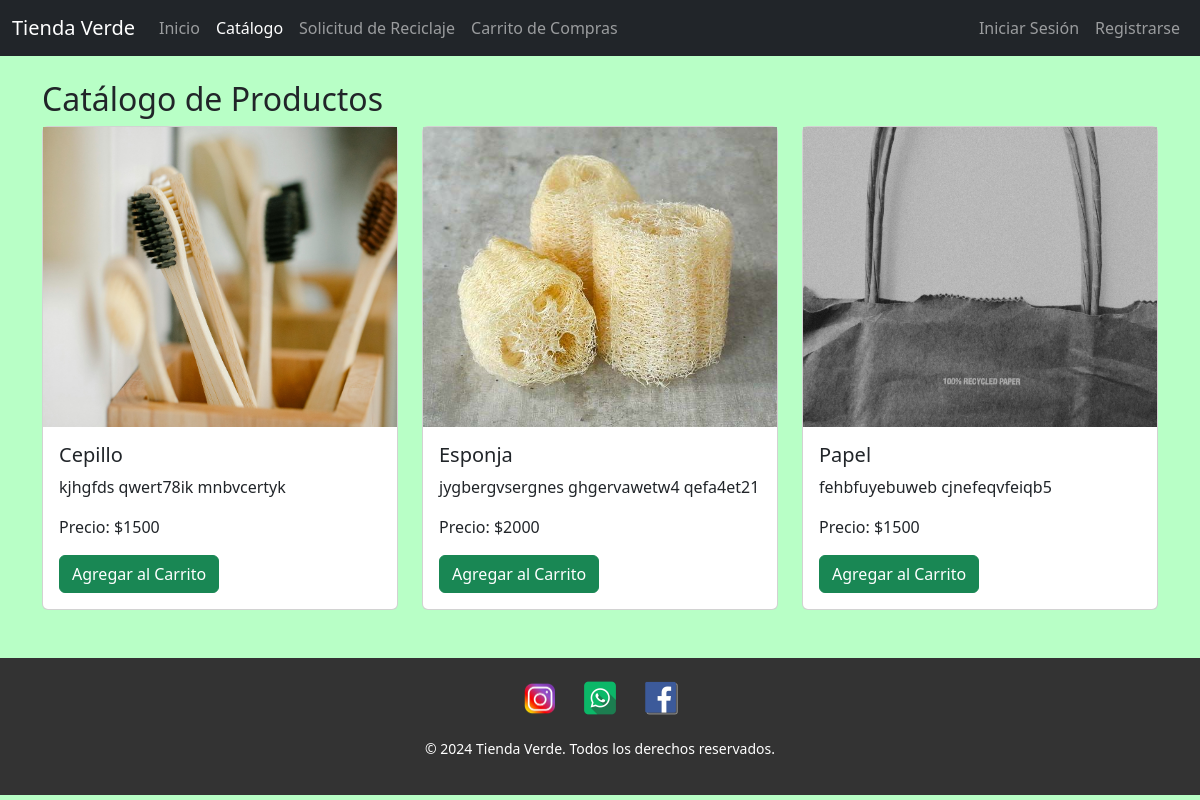
Screenshot of /catalogo/ with the database file from the repository.
### core/models.py (models this page shows, shortened)
class Producto(models.Model):
    nombre = models.CharField(max_length=50)
    descripcion = models.TextField()
    precio = models.IntegerField()
    imagen = models.ImageField(null=True)

### core/views.py (the view)
# urls.py: path('catalogo/', views.catalogo, name='catalogo'),  # Página del catálogo
def catalogo(request):
    productos = Producto.objects.all()
    return render(request, 'catalogo.html', {'productos': productos})

### core/templates/catalogo.html (shortened to what this page needs)
<!DOCTYPE html>
<html lang="es">
<head>
    <link rel="stylesheet" href="https://cdn.jsdelivr.net/npm/bootstrap@5.3.3/dist/css/bootstrap.min.css">
    {% load static %}
    <link rel="stylesheet" href="{% static 'css/catalogo.css' %}">
</head>
<body>
    <nav class="navbar navbar-expand-lg navbar-dark bg-dark">
        <div class="container-fluid">
            <a class="navbar-brand" href="{% url 'index' %}">Tienda Verde</a>
            <div class="collapse navbar-collapse" id="navbarNav">
                <ul class="navbar-nav">
                    <li class="nav-item"><a class="nav-link" href="{% url 'index' %}">Inicio</a></li>
                    <li class="nav-item"><a class="nav-link active" href="#">Catálogo</a></li>
                    <li class="nav-item"><a class="nav-link" href="{% url 'formulario' %}">Solicitud de Reciclaje</a></li>
                    <li class="nav-item"><a class="nav-link" href="{% url 'carrito' %}">Carrito de Compras</a></li>
                </ul>
                <ul class="navbar-nav ms-auto">
                    {% if user.is_authenticated %}
                        <li class="nav-item"><a class="nav-link" href="#">Bienvenido, {{ user.username }}</a></li>
                        <form action="{% url 'logout' %}" method="post" style="display: inline;">
                            {% csrf_token %}
                            <button type="submit" class="btn btn-danger nav-link" style="border: none; background: none;">Cerrar Sesión</button>
                        </form>
                    {% else %}
                        <li class="nav-item"><a class="nav-link" href="{% url 'login' %}">Iniciar Sesión</a></li>
                        <li class="nav-item"><a class="nav-link" href="{% url 'register' %}">Registrarse</a></li>
                    {% endif %}
                </ul>
            </div>
        </div>
    </nav>
    <div class="container my-4">
        <h2>Catálogo de Productos</h2>
        <div class="row">
            {% for producto in productos %}
            <div class="col-md-4 mb-4">
                <div class="card">
                    <img src="{{ producto.imagen.url }}" class="fotos" alt="{{ producto.nombre }}">
                    <div class="card-body">
                        <h5 class="card-title">{{ producto.nombre }}</h5>
                        <p class="card-text">{{ producto.descripcion }}</p>
                        <p class="card-text">Precio: ${{ producto.precio }}</p>
                        <a href="{% url 'agregar_al_carrito' producto.id %}" class="btn btn-success">Agregar al Carrito</a>
                    </div>
                </div>
            </div>
            {% endfor %}
        </div>
    </div>
</body>
<footer>
    <div class="footer-container">
        <div class="footer-icons">
            <a href="#">
                <img src="{% static 'img/instagram.png' %}" alt="Instagram" class="social-icon">
            </a>
            <a href="#">
                <img src="{% static 'img/whatsapp.png' %}" alt="WhatsApp" class="social-icon">
            </a>
            <a href="#">
                <img src="{% static 'img/facebook.png' %}" alt="Facebook" class="social-icon">
            </a>
        </div>
        <p>&copy; 2024 Tienda Verde. Todos los derechos reservados.</p>
    </div>
</footer>
</html>

### static/css/catalogo.css (style rules this page uses)
body { background-color: #b8ffc6 !important; }
.fotos { width: 100%; height: 300px; object-fit: cover; }
footer { background-color: #333; color: white; text-align: center; padding: 20px 0; position: relative; bottom: 0; width: 100%; left: 0; right: 0; }
.footer-container { max-width: 1200px; margin: 0 auto; display: flex; justify-content: center; align-items: center; flex-direction: column; }
.footer-icons { display: flex; gap: 20px; margin-bottom: 10px; }
.social-icon { width: 40px; height: 40px; object-fit: contain; transition: transform 0.3s; }
footer p { margin-top: 10px; font-size: 14px; }

### rows the page displays
Producto: imagen (picture), nombre "Cepillo", descripcion "kjhgfds qwert78ik mnbvcertyk", precio "1500"
Producto: imagen (picture), nombre "Esponja", descripcion "jygbergvsergnes ghgervawetw4 qefa4et21", precio "2000"
Producto: imagen (picture), nombre "Papel", descripcion "fehbfuyebuweb cjnefeqvfeiqb5", precio "1500"
